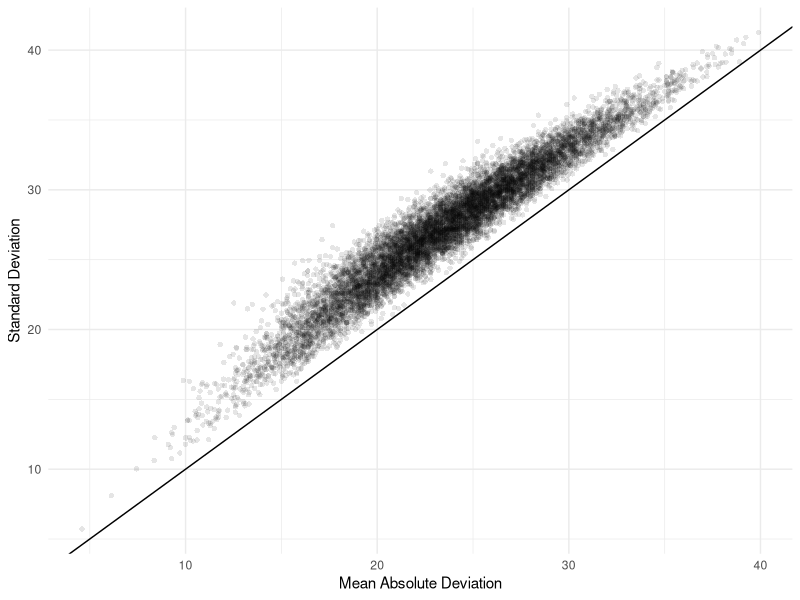
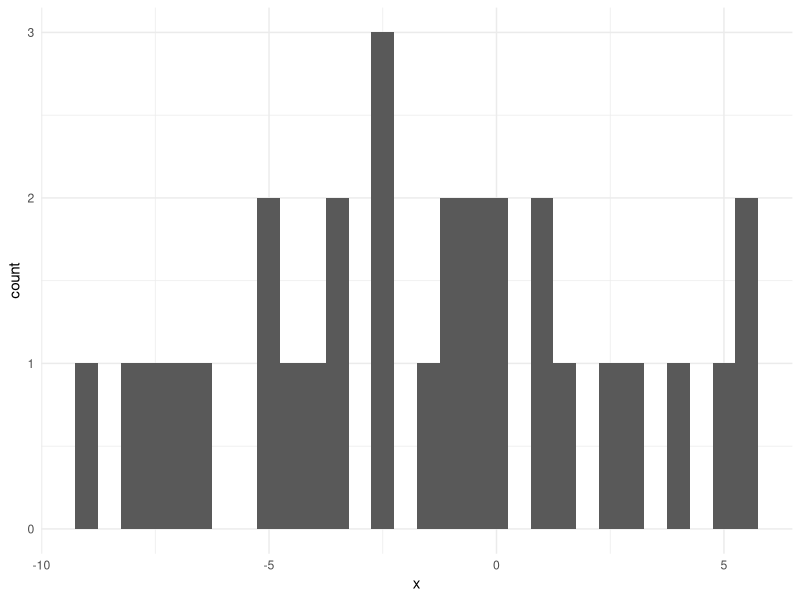
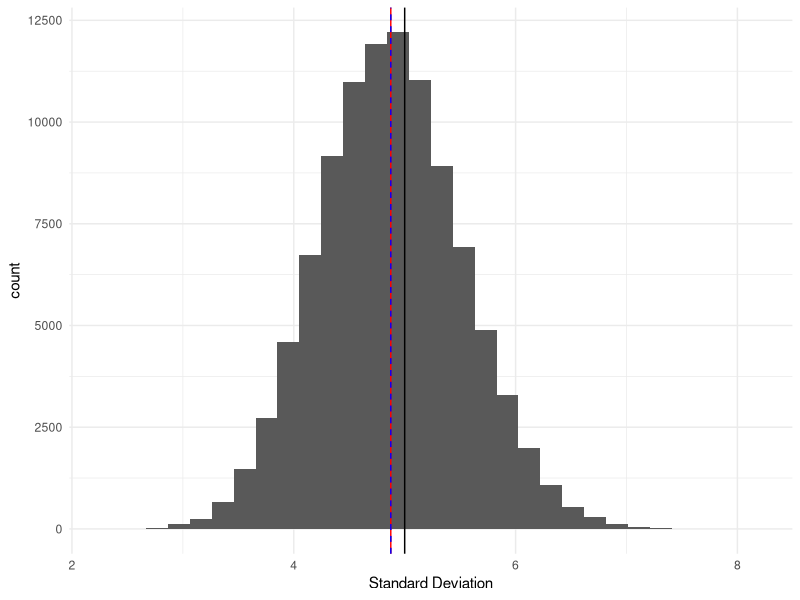
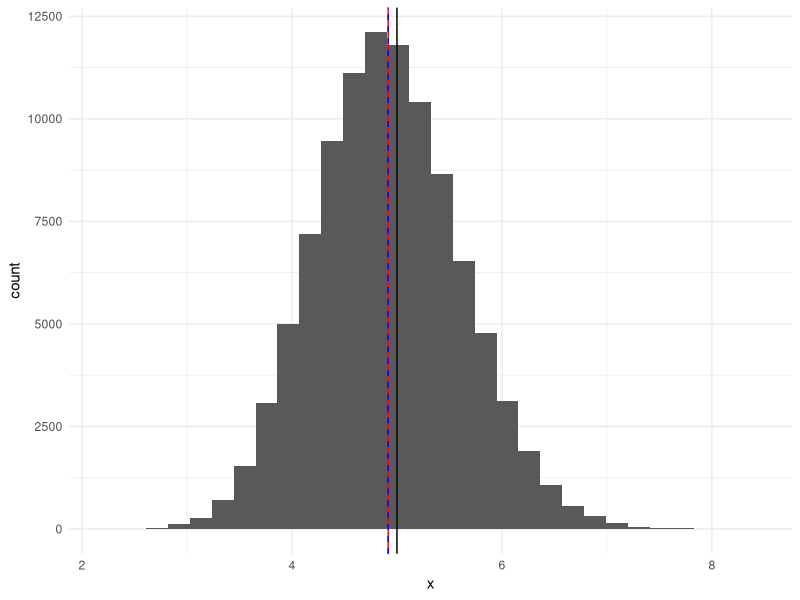
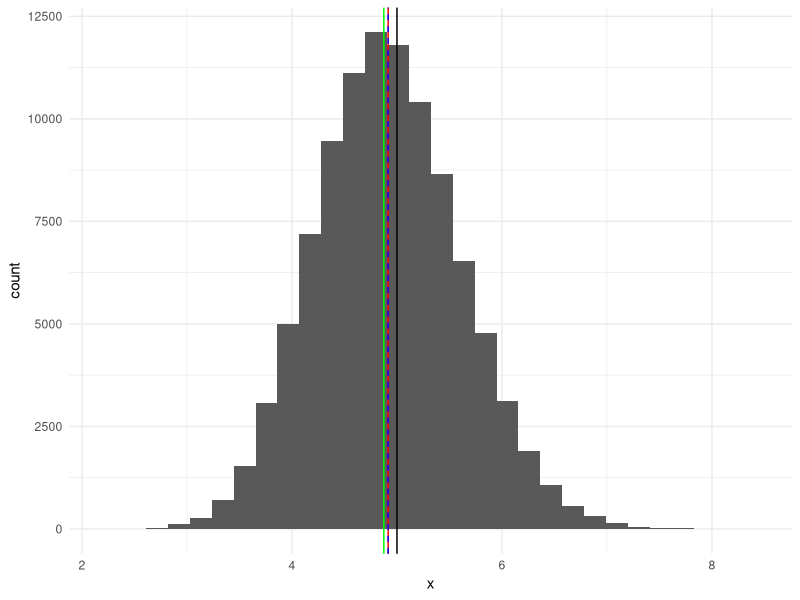
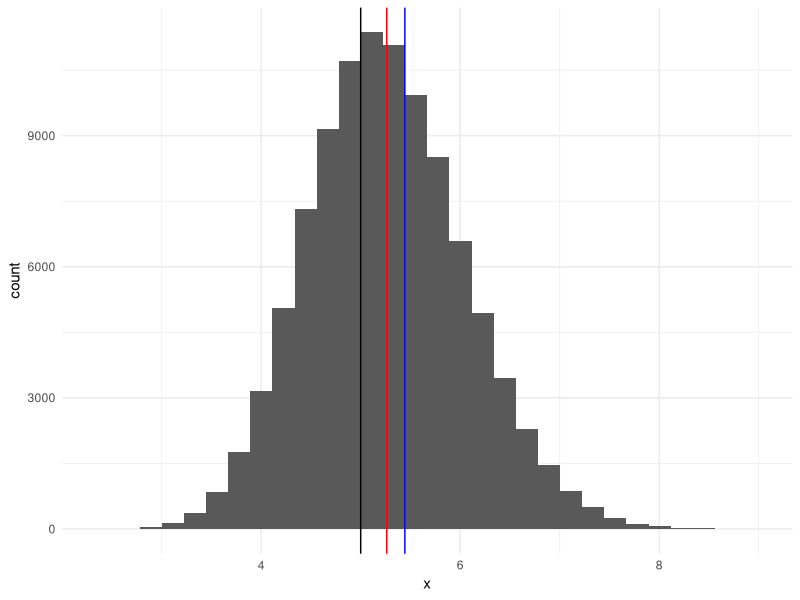
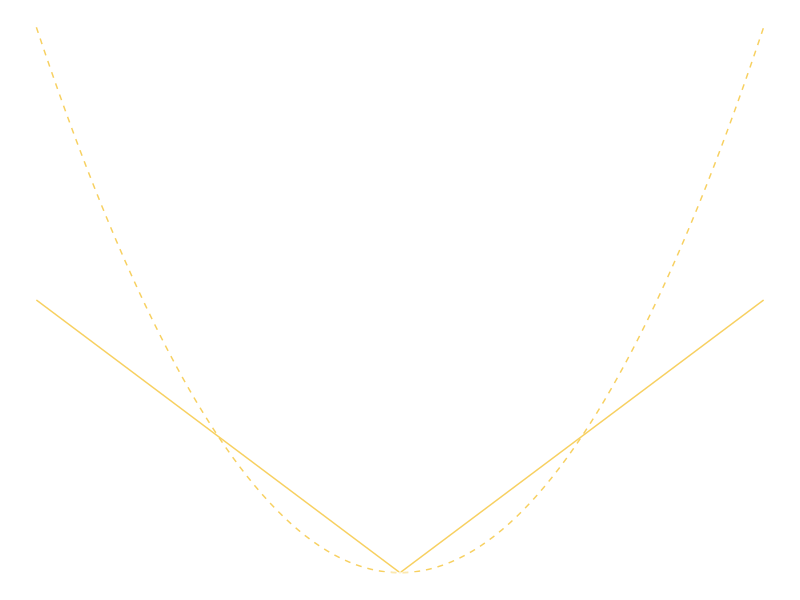

Recreate these plots in R, in order.
## ---- chunk 1
#| label: prep
#| message: false
library(tidyverse)
## ---- chunk 2
#| label: abs-vs-sqr
#| echo: false
#| message: false
plot <- data.frame(
  x = -2:2,
  y = 4
) |>
  ggplot(aes(x, y)) +
  geom_function(fun = \(x) x^2, color = "#F7D060", linetype = 2) +
  geom_function(fun = abs, color = "#F7D060") +
  theme_void() +
  geom_hline(yintercept = 0, color = "white", alpha = 0.5) +
  geom_vline(xintercept = 0, color = "white", alpha = 0.5)

ggsave("abs-vs-sqr.png", plot)
## ---- chunk 3
# Sample 10 numbers, from 0 - 100. Do that 10,000 times.
# Gorard only did it 255 times but more is always better. Right?
samples <- replicate(
  10000,
  sample(0:100, 10, replace = TRUE),
  simplify = FALSE
)

# Definitions of mean and standard deviation
mean_deviation <- function(x) {
  sum(abs(x - mean(x))) / length(x)
}

# No Bessel's correction yet - we'll get to that
standard_deviation <- function(x) {
  sqrt(sum((x - mean(x))^2) / length(x))
}

# Calculate MAD and SD for every single sample
mads <- sapply(samples, mean_deviation)
sds <- sapply(samples, standard_deviation)

plotting_data <- data.frame(
  mad = mads,
  sd = sds
)

ggplot(plotting_data, aes(mad, sd)) +
  geom_abline(slope = 1) +
  geom_point(shape = 16, alpha = 0.1) +
  theme_minimal() +
  labs(x = "Mean Absolute Deviation",  y = "Standard Deviation")
## ---- chunk 4
# 30 values sampled from a normal distribution with mean 0 and standard
# deviation 5.
# Do that 100,000 times.
sd <- 5
n <- 30
n_samples <- 100000
samples <- replicate(n_samples, rnorm(n = n, sd = sd), simplify = FALSE)

# Let's at some values of a sample:
samples[[1]][1:10]
## ---- chunk 5
#| message: false
single_sample <- data.frame(x = samples[[1]])
ggplot(single_sample, aes(x)) +
  geom_histogram() +
  theme_minimal()
## ---- chunk 6
#| message: false
# Again, NO Bessel's correction here
standard_deviation <- function(x) {
  sqrt(sum((x - mean(x))^2) / length(x))
}

# Calculate the standard deviation for each sample
sds <- sapply(samples, standard_deviation)

# Plot their distribution
ggplot(data.frame(x = sds), aes(x)) +
  geom_histogram() +
  theme_minimal() +
  geom_vline(
    xintercept = mean(sds),
    color = "red"
  ) +
  geom_vline(
    xintercept = (1 - 3/(4*n)) * sd,
    color = "blue",
    linetype = 2
  ) +
  geom_vline(xintercept = sd) +
  labs(x = "Standard Deviation")
## ---- chunk 7
variance <- function(sigmas) {
  mean(sigmas^2) - mean(sigmas)^2
}

theoretical_variance_sd <- (sd^2 * 8 * n - 9)/(16 * n^2)
theoretical_variance_sd_no_nine <- sd^2/(n * 2)
actual_variance_sd <- variance(sds)
vars <- c(actual_variance_sd, theoretical_variance_sd, theoretical_variance_sd_no_nine)
data.frame(
  Name = c("Actual Variance", "Theoretical Variance", "Theoretical Variance (no -9)"),
  Value = round(vars, 4),
  Pct_Actual = round(vars * 100/actual_variance_sd, 2)
)
## ---- chunk 8
#| message: false
mad <- function(x) {
  (sum(abs(x - mean(x))) * sqrt(pi / 2)) / length(x)
}

# Calculate the standard deviation for each sample
mads <- sapply(samples, mad)

# Plot their distribution
plot <- ggplot(data.frame(x = mads), aes(x)) +
  geom_histogram() +
  theme_minimal() +
  geom_vline(
    xintercept = mean(mads),
    color = "red"
  ) +
  geom_vline(
    xintercept = sqrt((n-1)/n) * sd,
    color = "blue",
    linetype = 2
  ) +
  geom_vline(xintercept = sd)
plot
## ---- chunk 9
#| message: false
plot +
  geom_vline(xintercept = mean(sds), color = "green")
## ---- chunk 10
theoretical_variance_mad <- ((n-1)/n^2) * ((pi - 2)/2) * sd^2
theoretical_variance_mad_no_one <- (1/n) * ((pi - 2)/2) * sd^2
actual_variance_mad <- variance(mads)
vars <- c(actual_variance_mad, theoretical_variance_mad, theoretical_variance_mad_no_one)
data.frame(
  Name = c("Actual Variance", "Theoretical Variance", "Theoretical Variance (no -1)"),
  Value = round(vars, 4),
  Pct_Actual = round(vars * 100/actual_variance_mad, 2)
)
## ---- chunk 11
contaminated_samples <- replicate(
  n_samples,
  c(rnorm(n = n - 1, sd = sd), rnorm(1, sd = sd * 3)),
  simplify = FALSE
)

# Calculate the standard deviation for each sample
sds <- sapply(contaminated_samples, standard_deviation)
mads <- sapply(contaminated_samples, mad)

# Plot their distribution
ggplot(data.frame(x = mads), aes(x)) +
  geom_histogram() +
  theme_minimal() +
  geom_vline(xintercept = mean(mads), color = "red") +
  geom_vline(xintercept = mean(sds), color = "blue") +
  geom_vline(xintercept = sd)
